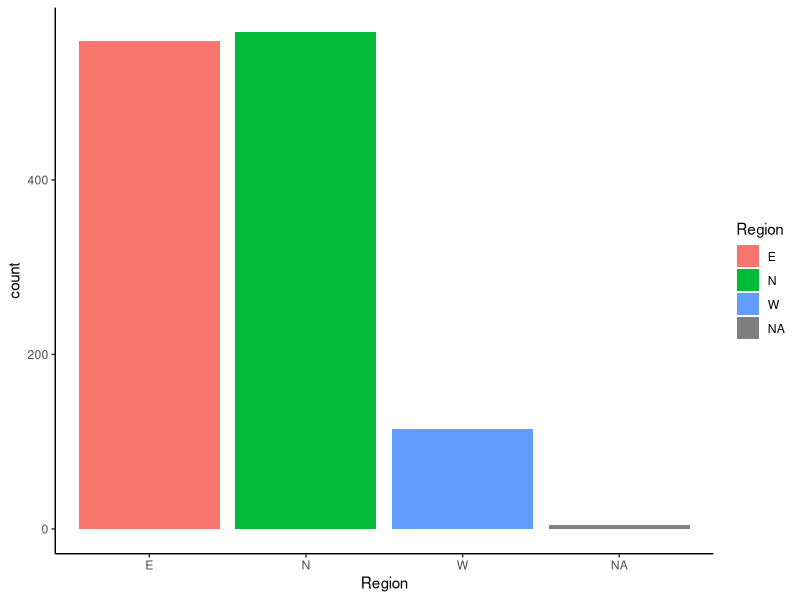
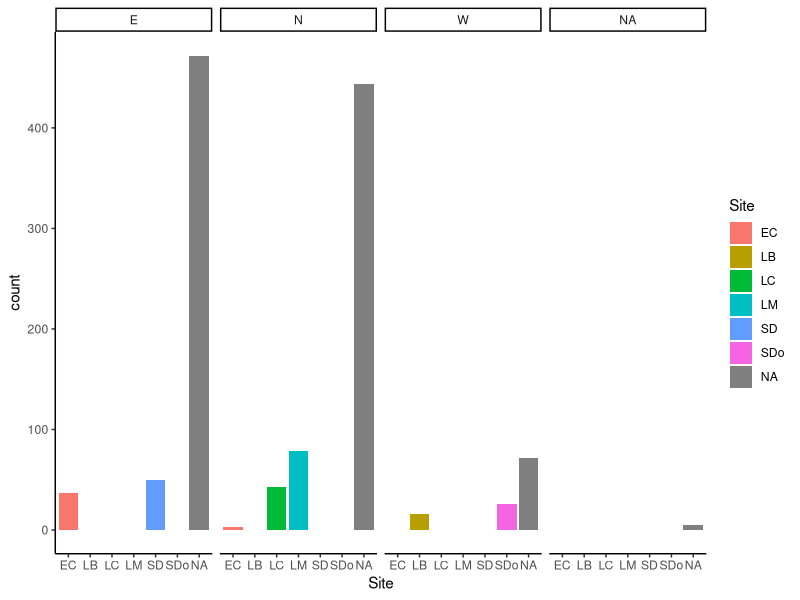
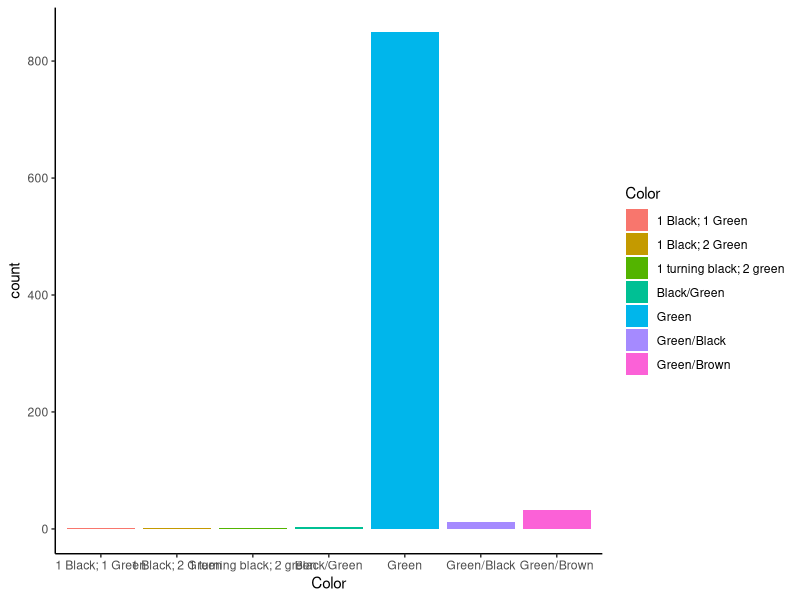

The R source for these figures, in order: (Note: this script raises an error after producing the figures.)
rm(list=ls())
setwd("..")

library(tidyverse)
library(ggplot2)
library(dplyr)

field_data <- read_csv("./data/04_2024_field_datasheets_full.csv", na = c("N/A",""))

#cleaning raw field data so we can graph it
field_data_clean <- field_data %>%
  rename(QUBR_ID =`QUBR ID`) %>% #renaming QUBR_ID column to remove space
  rename(Recorder_name =`Name of recorder`) %>% #renaming recorder_name column to remove space
  mutate(Site = case_when(str_detect(Site, "[?]$") ==T ~ NA, #overriding column called Site, anywhere with a ? becomes NA
                          str_detect(Site, "[?]$") == F ~ Site)) %>%
  mutate(Region = case_when(str_detect(Region, "[?]") ==T ~ NA, #overriding column called Region, anywhere with a ? becomes NA
                          str_detect(Region, "[?]") == F ~ Region))

#creating bar graph
field_data_clean %>%
  ggplot() + #creates empty plot
  geom_bar(aes(x = Region, fill = Region)) + #plots Regions on the x axis and gives each their own color
  theme_classic() #removes gray background

field_data_clean %>%
  ggplot() + #creates empty plot
  geom_bar(aes(x = Site, fill = Site)) +
  theme_classic() +
  facet_grid(~Region) #nests sites within region



#load tissue transfer data
tissue_data <- read_csv("./data/Transfer QUBR Tissue to Freezer 2024 April.csv")

#explore tissue transfer data (what kinds of columns, NAs, left_join function to join by QUBR_ID column)
#(same column name in both datasets)
tissue_data_clean <- tissue_data%>%
  rename(Color = `Leaf Tissue Color (Green, Brown, Black)`)%>% #rename leaf color column
  rename(Condition = `Leaf Tissue Condition (Moldy, Necrotic, or Good)`)%>% #rename leaf condition column
  rename(Weight = `Weight (g)`) %>% #rename weight column to remove units
  rename(QUBR_ID = `Accession ID`)%>%
  filter(str_detect(Color, "reen")) %>% #selects only colors named Green and green
  filter(str_detect(Condition, "Good"))%>%
  filter(Weight>=0.04) #removes leaf samples that are too small to do extraction with
  #  

tissue_data_clean%>%
  ggplot() + #creates empty plot
  geom_bar(aes(x = Color, fill = Color)) +
  theme_classic() #removes gray background

summary(tissue_field_data)

tissue_field_data <- tissue_data_clean%>%
  left_join(., field_data_clean, join_by(QUBR_ID==QUBR_ID))

tissue_field_data%>%
  ggplot() + 
  geom_bar(aes(x = Region, fill = Region)) +
  theme_classic()

tissue_field_data%>% 
  ggplot() +
  geom_boxplot(aes(x = Region, y = Weight, fill = Region)) +
  theme_classic()

tissue_west <- tissue_field_data%>% #we will extract from all of these samples from the West
  filter(Region == 'W')
                        
tissue_field_data %>%
  group_by(Region) %>%
  summarise(count = n())

       
